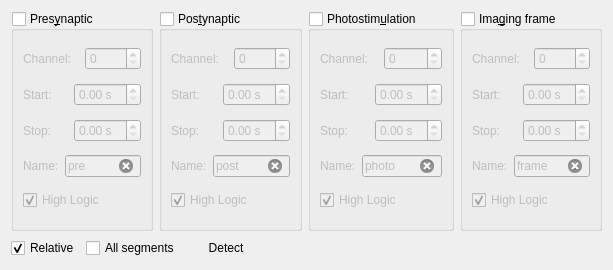
<?xml version="1.0" encoding="UTF-8"?>
<ui version="4.0">
 <class>TriggerDetectWidget</class>
 <widget class="QWidget" name="TriggerDetectWidget">
  <property name="geometry">
   <rect>
    <x>0</x>
    <y>0</y>
    <width>613</width>
    <height>270</height>
   </rect>
  </property>
  <property name="windowTitle">
   <string>TriggerDetectWidget</string>
  </property>
  <property name="toolTip">
   <string>Trigger Detection Widget</string>
  </property>
  <property name="statusTip">
   <string>Trigger Detection Widget</string>
  </property>
  <property name="whatsThis">
   <string>Trigger Detection Widget</string>
  </property>
  <layout class="QGridLayout" name="gridLayout">
   <item row="0" column="0">
    <layout class="QHBoxLayout" name="horizontalLayout">
     <item>
      <widget class="QGroupBox" name="presynGroupBox">
       <property name="toolTip">
        <string>Triggers for presynaptic simulation</string>
       </property>
       <property name="statusTip">
        <string>Triggers for presynaptic simulation</string>
       </property>
       <property name="whatsThis">
        <string>&lt;html&gt;&lt;head/&gt;&lt;body&gt;&lt;p&gt;Triggers for presynaptic simulation via simulation (extracellular) electrodes.&lt;/p&gt;&lt;/body&gt;&lt;/html&gt;</string>
       </property>
       <property name="title">
        <string>Pres&amp;ynaptic</string>
       </property>
       <property name="checkable">
        <bool>true</bool>
       </property>
       <property name="checked">
        <bool>false</bool>
       </property>
       <layout class="QVBoxLayout" name="verticalLayout">
        <item>
         <layout class="QHBoxLayout" name="horizontalLayout_4">
          <item>
           <widget class="QLabel" name="label_4">
            <property name="text">
             <string>Channel:</string>
            </property>
            <property name="buddy">
             <cstring>presynChannelSpinBox</cstring>
            </property>
           </widget>
          </item>
          <item>
           <widget class="QSpinBox" name="presynChannelSpinBox"/>
          </item>
         </layout>
        </item>
        <item>
         <layout class="QHBoxLayout" name="horizontalLayout_6">
          <item>
           <widget class="QLabel" name="label_12">
            <property name="text">
             <string>Start:</string>
            </property>
            <property name="buddy">
             <cstring>presynStartDoubleSpinBox</cstring>
            </property>
           </widget>
          </item>
          <item>
           <widget class="QuantitySpinBox" name="presynStartDoubleSpinBox">
            <property name="suffix">
             <string> s</string>
            </property>
           </widget>
          </item>
         </layout>
        </item>
        <item>
         <layout class="QHBoxLayout" name="horizontalLayout_7">
          <item>
           <widget class="QLabel" name="label_13">
            <property name="text">
             <string>Stop:</string>
            </property>
            <property name="buddy">
             <cstring>presynStopDoubleSpinBox</cstring>
            </property>
           </widget>
          </item>
          <item>
           <widget class="QuantitySpinBox" name="presynStopDoubleSpinBox">
            <property name="suffix">
             <string> s</string>
            </property>
           </widget>
          </item>
         </layout>
        </item>
        <item>
         <layout class="QHBoxLayout" name="horizontalLayout_5">
          <item>
           <widget class="QLabel" name="label_8">
            <property name="text">
             <string>Name:</string>
            </property>
            <property name="buddy">
             <cstring>presynNameLineEdit</cstring>
            </property>
           </widget>
          </item>
          <item>
           <widget class="QLineEdit" name="presynNameLineEdit">
            <property name="text">
             <string>pre</string>
            </property>
            <property name="clearButtonEnabled">
             <bool>true</bool>
            </property>
           </widget>
          </item>
         </layout>
        </item>
        <item>
         <widget class="QCheckBox" name="presynHiLogicCheckBox">
          <property name="toolTip">
           <string>Use high logic</string>
          </property>
          <property name="statusTip">
           <string>Direction of TTL-like waveforms</string>
          </property>
          <property name="whatsThis">
           <string>&lt;html&gt;&lt;head/&gt;&lt;body&gt;&lt;p&gt;When checked, TTL-like waveforms are expected to follow an &amp;quot;up&amp;quot; logic, &lt;/p&gt;&lt;p&gt;(i.e., they are low-to-high, or upwards deflections).&lt;/p&gt;&lt;/body&gt;&lt;/html&gt;</string>
          </property>
          <property name="text">
           <string>High Logic</string>
          </property>
          <property name="checked">
           <bool>true</bool>
          </property>
         </widget>
        </item>
       </layout>
      </widget>
     </item>
     <item>
      <widget class="QGroupBox" name="postsynGroupBox">
       <property name="toolTip">
        <string>Triggers for postsynaptic stimulation</string>
       </property>
       <property name="statusTip">
        <string>Triggers for postsynaptic stimulation</string>
       </property>
       <property name="whatsThis">
        <string>&lt;html&gt;&lt;head/&gt;&lt;body&gt;&lt;p&gt;Triggers for postsynaptic stimulation (e.g. current injection via patch electrode, or antidromic stimulation with extracellular electrodes).&lt;/p&gt;&lt;/body&gt;&lt;/html&gt;</string>
       </property>
       <property name="title">
        <string>Pos&amp;tynaptic</string>
       </property>
       <property name="checkable">
        <bool>true</bool>
       </property>
       <property name="checked">
        <bool>false</bool>
       </property>
       <layout class="QVBoxLayout" name="verticalLayout_2">
        <item>
         <layout class="QHBoxLayout" name="horizontalLayout_8">
          <item>
           <widget class="QLabel" name="label_5">
            <property name="text">
             <string>Channel:</string>
            </property>
            <property name="buddy">
             <cstring>postsynChannelSpinBox</cstring>
            </property>
           </widget>
          </item>
          <item>
           <widget class="QSpinBox" name="postsynChannelSpinBox"/>
          </item>
         </layout>
        </item>
        <item>
         <layout class="QHBoxLayout" name="horizontalLayout_10">
          <item>
           <widget class="QLabel" name="label_14">
            <property name="text">
             <string>Start:</string>
            </property>
            <property name="buddy">
             <cstring>postsynStartDoubleSpinBox</cstring>
            </property>
           </widget>
          </item>
          <item>
           <widget class="QuantitySpinBox" name="postsynStartDoubleSpinBox">
            <property name="suffix">
             <string> s</string>
            </property>
           </widget>
          </item>
         </layout>
        </item>
        <item>
         <layout class="QHBoxLayout" name="horizontalLayout_11">
          <item>
           <widget class="QLabel" name="label_15">
            <property name="text">
             <string>Stop:</string>
            </property>
            <property name="buddy">
             <cstring>postsynStopDoubleSpinBox</cstring>
            </property>
           </widget>
          </item>
          <item>
           <widget class="QuantitySpinBox" name="postsynStopDoubleSpinBox">
            <property name="suffix">
             <string> s</string>
            </property>
           </widget>
          </item>
         </layout>
        </item>
        <item>
         <layout class="QHBoxLayout" name="horizontalLayout_9">
          <item>
           <widget class="QLabel" name="label_9">
            <property name="text">
             <string>Name:</string>
            </property>
            <property name="buddy">
             <cstring>postsynNameLineEdit</cstring>
            </property>
           </widget>
          </item>
          <item>
           <widget class="QLineEdit" name="postsynNameLineEdit">
            <property name="text">
             <string>post</string>
            </property>
            <property name="clearButtonEnabled">
             <bool>true</bool>
            </property>
           </widget>
          </item>
         </layout>
        </item>
        <item>
         <widget class="QCheckBox" name="postsynHiLogicCheckBox">
          <property name="toolTip">
           <string>Use high logic</string>
          </property>
          <property name="statusTip">
           <string>Direction of TTL-like waveforms</string>
          </property>
          <property name="whatsThis">
           <string>&lt;html&gt;&lt;head/&gt;&lt;body&gt;&lt;p&gt;When checked, TTL-like waveforms are expected to follow an &amp;quot;up&amp;quot; logic, &lt;/p&gt;&lt;p&gt;(i.e., they are low-to-high, or upwards deflections).&lt;/p&gt;&lt;/body&gt;&lt;/html&gt;</string>
          </property>
          <property name="text">
           <string>High Logic</string>
          </property>
          <property name="checked">
           <bool>true</bool>
          </property>
         </widget>
        </item>
       </layout>
      </widget>
     </item>
     <item>
      <widget class="QGroupBox" name="photoGroupBox">
       <property name="toolTip">
        <string>Trigger for light pulses</string>
       </property>
       <property name="statusTip">
        <string>Trigger for light pulses</string>
       </property>
       <property name="whatsThis">
        <string>&lt;html&gt;&lt;head/&gt;&lt;body&gt;&lt;p&gt;Trigger for light pulses (e.g. uncaging pulses, light-sensitive in channels, pohotoconversion of fluorescent proteins, etc.).&lt;/p&gt;&lt;/body&gt;&lt;/html&gt;</string>
       </property>
       <property name="title">
        <string>Photostim&amp;ulation</string>
       </property>
       <property name="checkable">
        <bool>true</bool>
       </property>
       <property name="checked">
        <bool>false</bool>
       </property>
       <layout class="QVBoxLayout" name="verticalLayout_3">
        <item>
         <layout class="QHBoxLayout" name="horizontalLayout_12">
          <item>
           <widget class="QLabel" name="label_6">
            <property name="text">
             <string>Channel:</string>
            </property>
            <property name="buddy">
             <cstring>photoChannelSpinBox</cstring>
            </property>
           </widget>
          </item>
          <item>
           <widget class="QSpinBox" name="photoChannelSpinBox"/>
          </item>
         </layout>
        </item>
        <item>
         <layout class="QHBoxLayout" name="horizontalLayout_14">
          <item>
           <widget class="QLabel" name="label_16">
            <property name="text">
             <string>Start:</string>
            </property>
            <property name="buddy">
             <cstring>photoStartDoubleSpinBox</cstring>
            </property>
           </widget>
          </item>
          <item>
           <widget class="QuantitySpinBox" name="photoStartDoubleSpinBox">
            <property name="suffix">
             <string> s</string>
            </property>
           </widget>
          </item>
         </layout>
        </item>
        <item>
         <layout class="QHBoxLayout" name="horizontalLayout_15">
          <item>
           <widget class="QLabel" name="label_17">
            <property name="text">
             <string>Stop:</string>
            </property>
            <property name="buddy">
             <cstring>photoStopDoubleSpinBox</cstring>
            </property>
           </widget>
          </item>
          <item>
           <widget class="QuantitySpinBox" name="photoStopDoubleSpinBox">
            <property name="suffix">
             <string> s</string>
            </property>
           </widget>
          </item>
         </layout>
        </item>
        <item>
         <layout class="QHBoxLayout" name="horizontalLayout_13">
          <item>
           <widget class="QLabel" name="label_10">
            <property name="text">
             <string>Name:</string>
            </property>
            <property name="buddy">
             <cstring>photoNameLineEdit</cstring>
            </property>
           </widget>
          </item>
          <item>
           <widget class="QLineEdit" name="photoNameLineEdit">
            <property name="text">
             <string>photo</string>
            </property>
            <property name="clearButtonEnabled">
             <bool>true</bool>
            </property>
           </widget>
          </item>
         </layout>
        </item>
        <item>
         <widget class="QCheckBox" name="photoStimHiLogicCheckBox">
          <property name="toolTip">
           <string>Use high logic</string>
          </property>
          <property name="statusTip">
           <string>Direction of TTL-like waveforms</string>
          </property>
          <property name="whatsThis">
           <string>&lt;html&gt;&lt;head/&gt;&lt;body&gt;&lt;p&gt;When checked, TTL-like waveforms are expected to follow an &amp;quot;up&amp;quot; logic, &lt;/p&gt;&lt;p&gt;(i.e., they are low-to-high, or upwards deflections).&lt;/p&gt;&lt;/body&gt;&lt;/html&gt;</string>
          </property>
          <property name="text">
           <string>High Logic</string>
          </property>
          <property name="checked">
           <bool>true</bool>
          </property>
         </widget>
        </item>
       </layout>
      </widget>
     </item>
     <item>
      <widget class="QGroupBox" name="imagingGroupBox">
       <property name="toolTip">
        <string>Imaging frame trigger</string>
       </property>
       <property name="statusTip">
        <string>Imaging frame trigger</string>
       </property>
       <property name="whatsThis">
        <string>&lt;html&gt;&lt;head/&gt;&lt;body&gt;&lt;p&gt;Trigger that initiates one frame of laser scan imaging (not to be confused with a line imaging trigger, which synchronizes the initiation of a single scanning line).&lt;/p&gt;&lt;/body&gt;&lt;/html&gt;</string>
       </property>
       <property name="title">
        <string>Ima&amp;ging frame</string>
       </property>
       <property name="checkable">
        <bool>true</bool>
       </property>
       <property name="checked">
        <bool>false</bool>
       </property>
       <layout class="QVBoxLayout" name="verticalLayout_4">
        <item>
         <layout class="QHBoxLayout" name="horizontalLayout_16">
          <item>
           <widget class="QLabel" name="label_7">
            <property name="text">
             <string>Channel:</string>
            </property>
            <property name="buddy">
             <cstring>imagingChannelSpinBox</cstring>
            </property>
           </widget>
          </item>
          <item>
           <widget class="QSpinBox" name="imagingChannelSpinBox"/>
          </item>
         </layout>
        </item>
        <item>
         <layout class="QHBoxLayout" name="horizontalLayout_18">
          <item>
           <widget class="QLabel" name="label_18">
            <property name="text">
             <string>Start:</string>
            </property>
            <property name="buddy">
             <cstring>imagingStartDoubleSpinBox</cstring>
            </property>
           </widget>
          </item>
          <item>
           <widget class="QuantitySpinBox" name="imagingStartDoubleSpinBox">
            <property name="suffix">
             <string> s</string>
            </property>
           </widget>
          </item>
         </layout>
        </item>
        <item>
         <layout class="QHBoxLayout" name="horizontalLayout_19">
          <item>
           <widget class="QLabel" name="label_19">
            <property name="text">
             <string>Stop:</string>
            </property>
            <property name="buddy">
             <cstring>imagingStopDoubleSpinBox</cstring>
            </property>
           </widget>
          </item>
          <item>
           <widget class="QuantitySpinBox" name="imagingStopDoubleSpinBox">
            <property name="suffix">
             <string> s</string>
            </property>
           </widget>
          </item>
         </layout>
        </item>
        <item>
         <layout class="QHBoxLayout" name="horizontalLayout_17">
          <item>
           <widget class="QLabel" name="label_11">
            <property name="text">
             <string>Name:</string>
            </property>
            <property name="buddy">
             <cstring>imagingNameLineEdit</cstring>
            </property>
           </widget>
          </item>
          <item>
           <widget class="QLineEdit" name="imagingNameLineEdit">
            <property name="text">
             <string>frame</string>
            </property>
            <property name="clearButtonEnabled">
             <bool>true</bool>
            </property>
           </widget>
          </item>
         </layout>
        </item>
        <item>
         <widget class="QCheckBox" name="imagingHiLogicCheckBox">
          <property name="toolTip">
           <string>Use high logic</string>
          </property>
          <property name="statusTip">
           <string>Direction of TTL-like waveforms</string>
          </property>
          <property name="whatsThis">
           <string>&lt;html&gt;&lt;head/&gt;&lt;body&gt;&lt;p&gt;When checked, TTL-like waveforms are expected to follow an &amp;quot;up&amp;quot; logic, &lt;/p&gt;&lt;p&gt;(i.e., they are low-to-high, or upwards deflections).&lt;/p&gt;&lt;/body&gt;&lt;/html&gt;</string>
          </property>
          <property name="text">
           <string>High Logic</string>
          </property>
          <property name="checked">
           <bool>true</bool>
          </property>
         </widget>
        </item>
       </layout>
      </widget>
     </item>
    </layout>
   </item>
   <item row="1" column="0">
    <layout class="QHBoxLayout" name="horizontalLayout_2">
     <item>
      <widget class="QCheckBox" name="reltimesCheckBox">
       <property name="toolTip">
        <string>When checked, start/stop search times are relative to the signal start</string>
       </property>
       <property name="statusTip">
        <string>When checked, start/stop search times are relative to the signal start</string>
       </property>
       <property name="whatsThis">
        <string>When checked, start/stop search times are relative to the signal start</string>
       </property>
       <property name="text">
        <string>Relative</string>
       </property>
       <property name="checked">
        <bool>true</bool>
       </property>
      </widget>
     </item>
     <item>
      <widget class="QCheckBox" name="allSegmentsCheckBox">
       <property name="text">
        <string>All segments</string>
       </property>
      </widget>
     </item>
     <item>
      <widget class="QPushButton" name="detectPushButton">
       <property name="toolTip">
        <string>Detect events from trigger signals</string>
       </property>
       <property name="statusTip">
        <string>Detect events from trigger signals</string>
       </property>
       <property name="whatsThis">
        <string>Detect events from trigger signals</string>
       </property>
       <property name="text">
        <string>Detect</string>
       </property>
       <property name="icon">
        <iconset theme="edit-find"/>
       </property>
       <property name="flat">
        <bool>true</bool>
       </property>
      </widget>
     </item>
     <item>
      <spacer name="horizontalSpacer">
       <property name="orientation">
        <enum>Qt::Orientation::Horizontal</enum>
       </property>
       <property name="sizeHint" stdset="0">
        <size>
         <width>40</width>
         <height>20</height>
        </size>
       </property>
      </spacer>
     </item>
    </layout>
   </item>
  </layout>
 </widget>
 <customwidgets>
  <customwidget>
   <class>QuantitySpinBox</class>
   <extends>QDoubleSpinBox</extends>
   <header location="global">gui.widgets.small_widgets</header>
  </customwidget>
 </customwidgets>
 <tabstops>
  <tabstop>presynGroupBox</tabstop>
  <tabstop>presynChannelSpinBox</tabstop>
  <tabstop>presynStartDoubleSpinBox</tabstop>
  <tabstop>presynStopDoubleSpinBox</tabstop>
  <tabstop>presynNameLineEdit</tabstop>
  <tabstop>postsynGroupBox</tabstop>
  <tabstop>postsynChannelSpinBox</tabstop>
  <tabstop>postsynStartDoubleSpinBox</tabstop>
  <tabstop>postsynStopDoubleSpinBox</tabstop>
  <tabstop>postsynNameLineEdit</tabstop>
  <tabstop>photoGroupBox</tabstop>
  <tabstop>photoChannelSpinBox</tabstop>
  <tabstop>photoStartDoubleSpinBox</tabstop>
  <tabstop>photoStopDoubleSpinBox</tabstop>
  <tabstop>photoNameLineEdit</tabstop>
  <tabstop>imagingGroupBox</tabstop>
  <tabstop>imagingChannelSpinBox</tabstop>
  <tabstop>imagingStartDoubleSpinBox</tabstop>
  <tabstop>imagingStopDoubleSpinBox</tabstop>
  <tabstop>imagingNameLineEdit</tabstop>
 </tabstops>
 <resources/>
 <connections/>
</ui>
